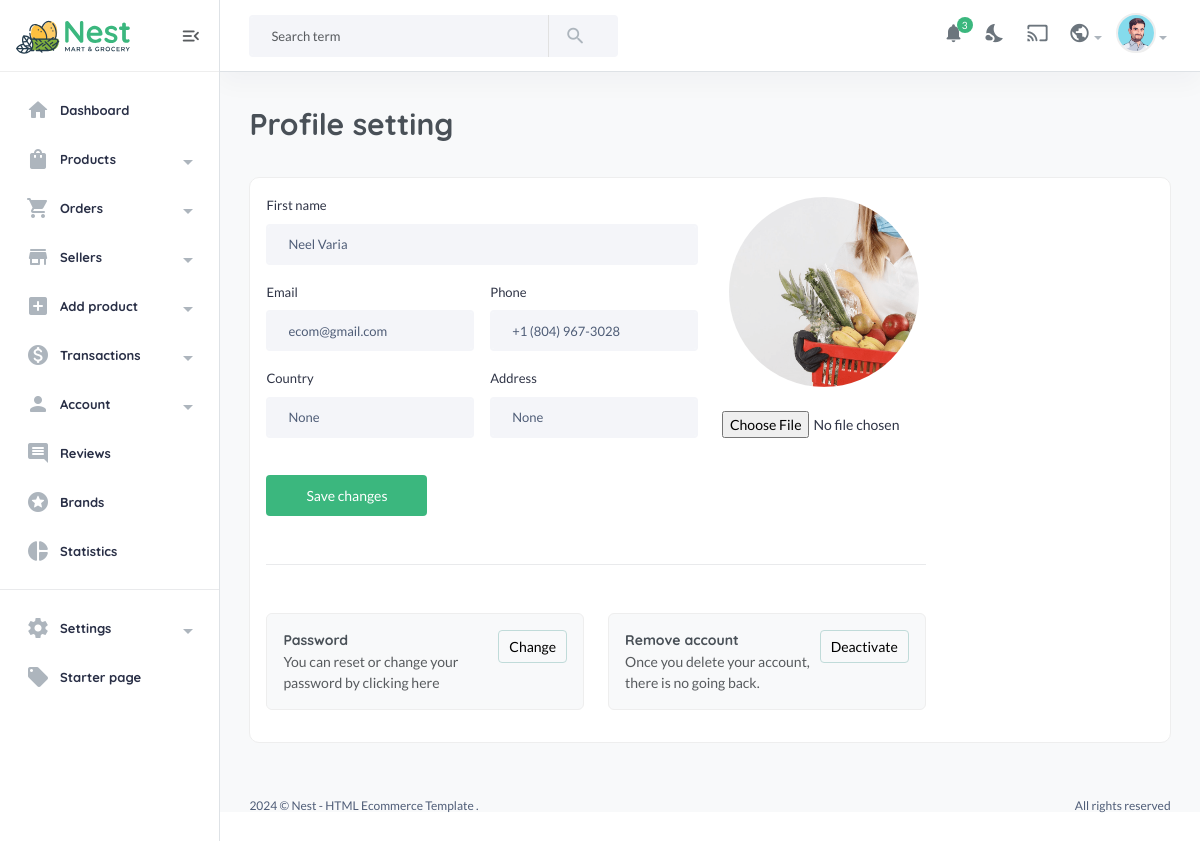
The page /useradmin/settings/ (signed in) on the database as committed earlier.
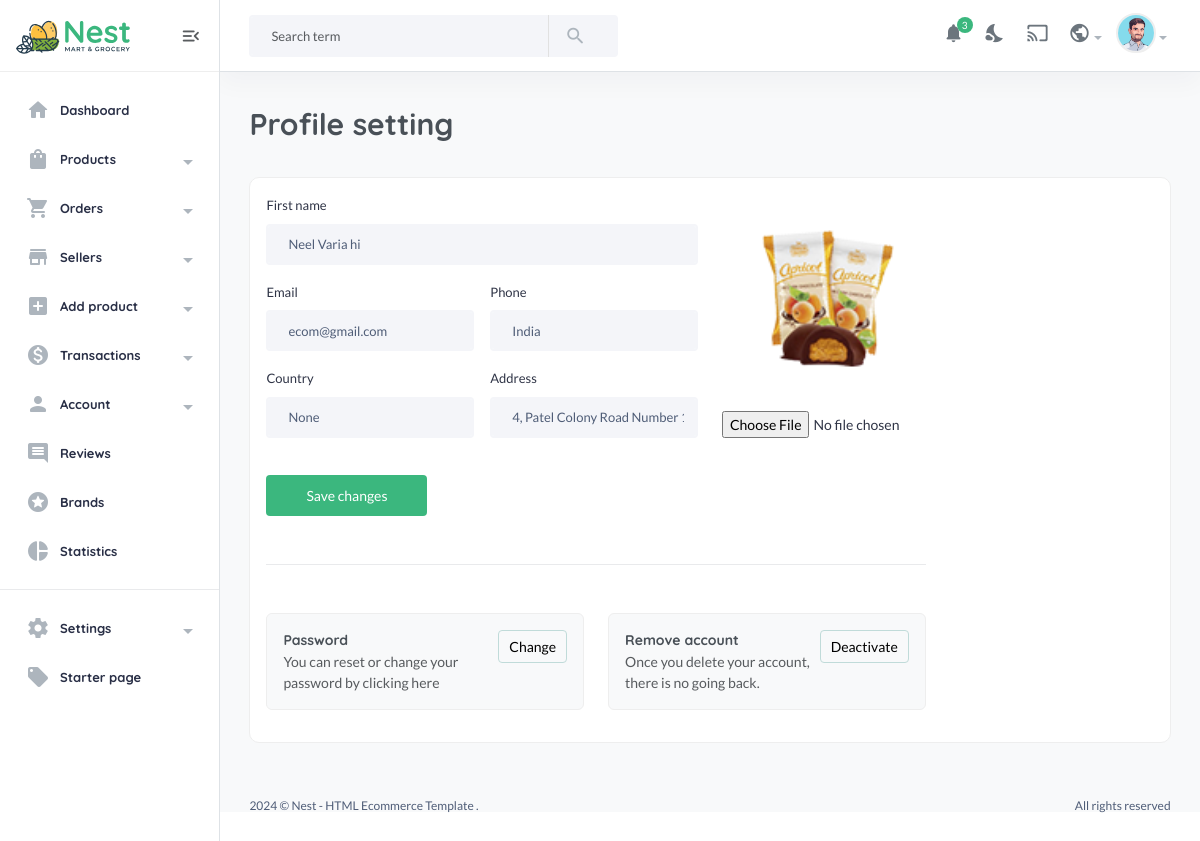
The same page on the database as committed later.
### userauth/models.py (models this page shows, shortened)
class User(AbstractUser):
    email = models.EmailField(unique=True,null=False)
    username = models.CharField(max_length=50)
    bio = models.CharField(max_length=100)
    USERNAME_FIELD = 'email'
    REQUIRED_FIELDS = ['username']

class profile_details(models.Model):
    user = models.OneToOneField(User, on_delete=models.CASCADE)
    image = models.ImageField(upload_to='profile_Details')
    full_name = models.CharField(max_length=100, null=False, blank=False)
    bio = models.CharField(max_length=100)
    phone = models.CharField(max_length=25, null=True, blank=True)
    verified = models.BooleanField(default=False)
    address = models.CharField(max_length=100, null=True, blank=True)
    country = models.CharField(max_length=100, null=True, blank=True)
    class Meta:
        verbose_name = "Profile Details"
        verbose_name_plural = "Profile Details"

### useradmin/decoraters.py (the view)
    def wrapper_function(request, *args, **kwargs):
        if request.user.is_superuser != True:
            messages.error(request,'You are not authorized to view this page')
            return redirect('userauth:login')
        return view_func(request, *args, **kwargs)

### ecommapp/context_processor.py (called while the page is built)
def defaults(request):
    categories = Category.objects.all()
    vendors = Vendor.objects.all()
    min_max_price = Product.objects.aggregate(Min('price'),Max('price'))
    try:
        address = Address.objects.get(user=request.user)
    except:
        address = None
    try:
        whislist_count = whislist.objects.filter(user = request.user)
    except:
        messages.info(request,'You need login first to accessing to wishlist')
        whislist_count = 0
    return{
        'categories':categories,
        'add':address,
        'vendors':vendors,
        'min_max_price':min_max_price,
        'whislist_count':whislist_count
    }

### useradmin/decoraters.py (called while the page is built)
def admin_required(view_func):
    def wrapper_function(request, *args, **kwargs):
        if request.user.is_superuser != True:
            messages.error(request,'You are not authorized to view this page')
            return redirect('userauth:login')
        return view_func(request, *args, **kwargs)
    return wrapper_function

### useradmin/views.py (called while the page is built, shortened)
@admin_required
def settings(request):
    profile = profile_details.objects.get(user=request.user)
    context = {
        "profile":profile
    }
    return render(request,'useradmin/settings.html',context)

### templates/useradmin/settings.html (shortened to what the changed rows need)
{% load static %}
{% include 'useradmin/nav.html' %}
            <section class="content-main">
                <div class="content-header">
                    <h2 class="content-title">Profile setting</h2>
                </div>
                <div class="card">
                    <div class="card-body">
                        <div class="row gx-7">
                            <div class="col-lg-9">
                                <section class="content-body p-xl-6">
                                    <form method="post" enctype="multipart/form-data">
                                        <div class="row">
                                            <div class="col-lg-8">
                                                <div class="row gx-3">
                                                    <div class="col-lg-12 mb-3">
                                                        <label class="form-label">First name</label>
                                                        <input class="form-control" type="text" name="full_name" value="{{request.user.profile_details.full_name}}" placeholder="Type here" />
                                                    </div>
                                                    <div class="col-lg-6 mb-3">
                                                        <label class="form-label">Email</label>
                                                        <input class="form-control" readonly value="{{request.user.email}}" type="email" name="email" placeholder="example@mail.com" />
                                                    </div>
                                                    <div class="col-lg-6 mb-3">
                                                        <label class="form-label">Phone</label>
                                                        <input class="form-control" value="{{request.user.profile_details.phone}}" type="tel" name="phone" placeholder="+1234567890" />
                                                    </div>
                                                    <div class="col-lg-6 mb-3">
                                                        <label class="form-label">Country</label>
                                                        <input class="form-control" type="tel" value="{{request.user.profile_details.country}}" name="phone" placeholder="+1234567890" />
                                                    </div>
                                                    <div class="col-lg-6 mb-3">
                                                        <label class="form-label">Address</label>
                                                        <input class="form-control" type="text" value="{{request.user.profile_details.address}}" name="address" placeholder="Type here" />
                                                    </div>
                                                </div>
                                            </div>
                                            <aside class="col-lg-4">
                                                <figure class="text-lg-center">
                                                    <img class="img-lg mb-3 img-avatar" src="{{request.user.profile_details.image.url}}" alt="User Photo" />
                                                    <figcaption>
                                                        <input type="file" class="form-control-file" name="image" alt="">
                                                    </figcaption>
                                                </figure>
                                            </aside>
                                        </div>
                                        <br />
                                    </form>
                                </section>
                            </div>
                        </div>
                    </div>
                </div>
            </section>
{% include 'useradmin/footer.html' %}

Rows that differ between the two databases and show on the page:
changed User "ecom@gmail.com": full_name "Neel Varia" → "Neel Varia hi"; phone "+1 (804) 967-3028" → "India"; address "None" → "4, Patel Colony Road Number 1"; user.profile_details.image: a different picture
